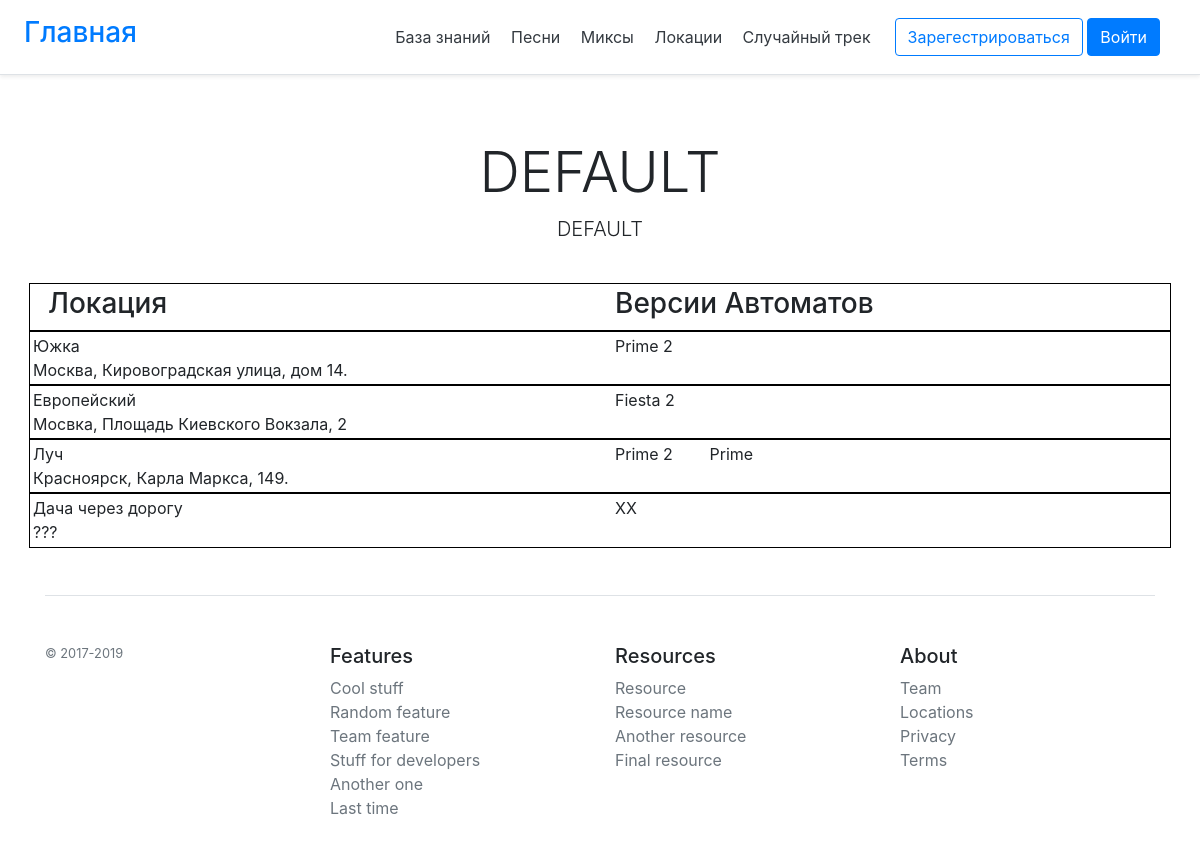
Page /locations/ on the committed database.
### PumpManager/models.py (models this page shows, shortened)
class Location(models.Model):
    name = models.CharField(max_length=40)
    address = models.CharField(null = True, max_length=150)
    game = models.ManyToManyField(Mix, null=True, blank=True)

class Mix(models.Model):
    name = models.CharField(max_length=25)

### PumpManager/views.py (the view)
# urls.py: path('locations/', views.locations, name = 'locations') ,
def locations(request):
    return render(request, "PumpManager/locations.html", {"locations": Location.objects.all()})

### PumpManager/templates/PumpManager/locations.html (shortened to what this page needs)
{% extends "PumpManager/base.html" %}
{%block content%}
<div class="row" style="outline: 1px solid #000; padding: 3px">
    <div class="col-md-6">
        <h3>Локация</h3>
    </div>
    <div class="col-md-6">
        <h3>Версии Автоматов</h3>
    </div>
</div>
    {%for location in locations%}
    <div class="row" style="outline: 1px solid #000; padding: 3px">
        <div class="col-md-6">
            <div class="row">{{location.name}}</div>
            <div class="row">{{location.address}}</div>
        </div>
        <div class="col-md-6">
            <div class="row">
                {%for mix in location.game.all%}
                    <div class="col-md-2">{{mix.name}}</div>
                {%endfor%}
            </div>
        </div>
    </div>
    {%endfor%}
{%endblock%}

### rows in the picture
Location: name "Южка", address "Москва, Кировоградская улица, дом 14."
Mix: name "Prime 2"
Location: name "Европейский", address "Мосвка, Площадь Киевского Вокзала, 2"
Mix: name "Fiesta 2"
Location: name "Луч", address "Красноярск, Карла Маркса, 149."
Mix: name "Prime"
Location: name "Дача через дорогу", address "???"
Mix: name "XX"
